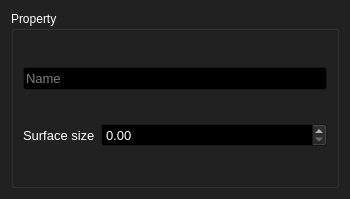
<?xml version="1.0" encoding="UTF-8"?>
<ui version="4.0">
 <class>W_property</class>
 <widget class="QWidget" name="W_property">
  <property name="geometry">
   <rect>
    <x>0</x>
    <y>0</y>
    <width>350</width>
    <height>199</height>
   </rect>
  </property>
  <property name="palette">
   <palette>
    <active>
     <colorrole role="WindowText">
      <brush brushstyle="SolidPattern">
       <color alpha="255">
        <red>255</red>
        <green>255</green>
        <blue>255</blue>
       </color>
      </brush>
     </colorrole>
     <colorrole role="Button">
      <brush brushstyle="SolidPattern">
       <color alpha="255">
        <red>33</red>
        <green>33</green>
        <blue>33</blue>
       </color>
      </brush>
     </colorrole>
     <colorrole role="Light">
      <brush brushstyle="SolidPattern">
       <color alpha="255">
        <red>49</red>
        <green>49</green>
        <blue>49</blue>
       </color>
      </brush>
     </colorrole>
     <colorrole role="Midlight">
      <brush brushstyle="SolidPattern">
       <color alpha="255">
        <red>41</red>
        <green>41</green>
        <blue>41</blue>
       </color>
      </brush>
     </colorrole>
     <colorrole role="Dark">
      <brush brushstyle="SolidPattern">
       <color alpha="255">
        <red>16</red>
        <green>16</green>
        <blue>16</blue>
       </color>
      </brush>
     </colorrole>
     <colorrole role="Mid">
      <brush brushstyle="SolidPattern">
       <color alpha="255">
        <red>22</red>
        <green>22</green>
        <blue>22</blue>
       </color>
      </brush>
     </colorrole>
     <colorrole role="Text">
      <brush brushstyle="SolidPattern">
       <color alpha="255">
        <red>255</red>
        <green>255</green>
        <blue>255</blue>
       </color>
      </brush>
     </colorrole>
     <colorrole role="BrightText">
      <brush brushstyle="SolidPattern">
       <color alpha="255">
        <red>255</red>
        <green>255</green>
        <blue>255</blue>
       </color>
      </brush>
     </colorrole>
     <colorrole role="ButtonText">
      <brush brushstyle="SolidPattern">
       <color alpha="255">
        <red>255</red>
        <green>255</green>
        <blue>255</blue>
       </color>
      </brush>
     </colorrole>
     <colorrole role="Base">
      <brush brushstyle="SolidPattern">
       <color alpha="255">
        <red>0</red>
        <green>0</green>
        <blue>0</blue>
       </color>
      </brush>
     </colorrole>
     <colorrole role="Window">
      <brush brushstyle="SolidPattern">
       <color alpha="255">
        <red>33</red>
        <green>33</green>
        <blue>33</blue>
       </color>
      </brush>
     </colorrole>
     <colorrole role="Shadow">
      <brush brushstyle="SolidPattern">
       <color alpha="255">
        <red>0</red>
        <green>0</green>
        <blue>0</blue>
       </color>
      </brush>
     </colorrole>
     <colorrole role="AlternateBase">
      <brush brushstyle="SolidPattern">
       <color alpha="255">
        <red>16</red>
        <green>16</green>
        <blue>16</blue>
       </color>
      </brush>
     </colorrole>
     <colorrole role="ToolTipBase">
      <brush brushstyle="SolidPattern">
       <color alpha="255">
        <red>255</red>
        <green>255</green>
        <blue>220</blue>
       </color>
      </brush>
     </colorrole>
     <colorrole role="ToolTipText">
      <brush brushstyle="SolidPattern">
       <color alpha="255">
        <red>0</red>
        <green>0</green>
        <blue>0</blue>
       </color>
      </brush>
     </colorrole>
     <colorrole role="PlaceholderText">
      <brush brushstyle="SolidPattern">
       <color alpha="127">
        <red>255</red>
        <green>255</green>
        <blue>255</blue>
       </color>
      </brush>
     </colorrole>
     <colorrole role="Accent">
      <brush brushstyle="SolidPattern">
       <color alpha="255">
        <red>0</red>
        <green>0</green>
        <blue>0</blue>
       </color>
      </brush>
     </colorrole>
    </active>
    <inactive>
     <colorrole role="WindowText">
      <brush brushstyle="SolidPattern">
       <color alpha="255">
        <red>255</red>
        <green>255</green>
        <blue>255</blue>
       </color>
      </brush>
     </colorrole>
     <colorrole role="Button">
      <brush brushstyle="SolidPattern">
       <color alpha="255">
        <red>33</red>
        <green>33</green>
        <blue>33</blue>
       </color>
      </brush>
     </colorrole>
     <colorrole role="Light">
      <brush brushstyle="SolidPattern">
       <color alpha="255">
        <red>49</red>
        <green>49</green>
        <blue>49</blue>
       </color>
      </brush>
     </colorrole>
     <colorrole role="Midlight">
      <brush brushstyle="SolidPattern">
       <color alpha="255">
        <red>41</red>
        <green>41</green>
        <blue>41</blue>
       </color>
      </brush>
     </colorrole>
     <colorrole role="Dark">
      <brush brushstyle="SolidPattern">
       <color alpha="255">
        <red>16</red>
        <green>16</green>
        <blue>16</blue>
       </color>
      </brush>
     </colorrole>
     <colorrole role="Mid">
      <brush brushstyle="SolidPattern">
       <color alpha="255">
        <red>22</red>
        <green>22</green>
        <blue>22</blue>
       </color>
      </brush>
     </colorrole>
     <colorrole role="Text">
      <brush brushstyle="SolidPattern">
       <color alpha="255">
        <red>255</red>
        <green>255</green>
        <blue>255</blue>
       </color>
      </brush>
     </colorrole>
     <colorrole role="BrightText">
      <brush brushstyle="SolidPattern">
       <color alpha="255">
        <red>255</red>
        <green>255</green>
        <blue>255</blue>
       </color>
      </brush>
     </colorrole>
     <colorrole role="ButtonText">
      <brush brushstyle="SolidPattern">
       <color alpha="255">
        <red>255</red>
        <green>255</green>
        <blue>255</blue>
       </color>
      </brush>
     </colorrole>
     <colorrole role="Base">
      <brush brushstyle="SolidPattern">
       <color alpha="255">
        <red>0</red>
        <green>0</green>
        <blue>0</blue>
       </color>
      </brush>
     </colorrole>
     <colorrole role="Window">
      <brush brushstyle="SolidPattern">
       <color alpha="255">
        <red>33</red>
        <green>33</green>
        <blue>33</blue>
       </color>
      </brush>
     </colorrole>
     <colorrole role="Shadow">
      <brush brushstyle="SolidPattern">
       <color alpha="255">
        <red>0</red>
        <green>0</green>
        <blue>0</blue>
       </color>
      </brush>
     </colorrole>
     <colorrole role="AlternateBase">
      <brush brushstyle="SolidPattern">
       <color alpha="255">
        <red>16</red>
        <green>16</green>
        <blue>16</blue>
       </color>
      </brush>
     </colorrole>
     <colorrole role="ToolTipBase">
      <brush brushstyle="SolidPattern">
       <color alpha="255">
        <red>255</red>
        <green>255</green>
        <blue>220</blue>
       </color>
      </brush>
     </colorrole>
     <colorrole role="ToolTipText">
      <brush brushstyle="SolidPattern">
       <color alpha="255">
        <red>0</red>
        <green>0</green>
        <blue>0</blue>
       </color>
      </brush>
     </colorrole>
     <colorrole role="PlaceholderText">
      <brush brushstyle="SolidPattern">
       <color alpha="127">
        <red>255</red>
        <green>255</green>
        <blue>255</blue>
       </color>
      </brush>
     </colorrole>
     <colorrole role="Accent">
      <brush brushstyle="SolidPattern">
       <color alpha="255">
        <red>0</red>
        <green>0</green>
        <blue>0</blue>
       </color>
      </brush>
     </colorrole>
    </inactive>
    <disabled>
     <colorrole role="WindowText">
      <brush brushstyle="SolidPattern">
       <color alpha="255">
        <red>16</red>
        <green>16</green>
        <blue>16</blue>
       </color>
      </brush>
     </colorrole>
     <colorrole role="Button">
      <brush brushstyle="SolidPattern">
       <color alpha="255">
        <red>33</red>
        <green>33</green>
        <blue>33</blue>
       </color>
      </brush>
     </colorrole>
     <colorrole role="Light">
      <brush brushstyle="SolidPattern">
       <color alpha="255">
        <red>49</red>
        <green>49</green>
        <blue>49</blue>
       </color>
      </brush>
     </colorrole>
     <colorrole role="Midlight">
      <brush brushstyle="SolidPattern">
       <color alpha="255">
        <red>41</red>
        <green>41</green>
        <blue>41</blue>
       </color>
      </brush>
     </colorrole>
     <colorrole role="Dark">
      <brush brushstyle="SolidPattern">
       <color alpha="255">
        <red>16</red>
        <green>16</green>
        <blue>16</blue>
       </color>
      </brush>
     </colorrole>
     <colorrole role="Mid">
      <brush brushstyle="SolidPattern">
       <color alpha="255">
        <red>22</red>
        <green>22</green>
        <blue>22</blue>
       </color>
      </brush>
     </colorrole>
     <colorrole role="Text">
      <brush brushstyle="SolidPattern">
       <color alpha="255">
        <red>16</red>
        <green>16</green>
        <blue>16</blue>
       </color>
      </brush>
     </colorrole>
     <colorrole role="BrightText">
      <brush brushstyle="SolidPattern">
       <color alpha="255">
        <red>255</red>
        <green>255</green>
        <blue>255</blue>
       </color>
      </brush>
     </colorrole>
     <colorrole role="ButtonText">
      <brush brushstyle="SolidPattern">
       <color alpha="255">
        <red>16</red>
        <green>16</green>
        <blue>16</blue>
       </color>
      </brush>
     </colorrole>
     <colorrole role="Base">
      <brush brushstyle="SolidPattern">
       <color alpha="255">
        <red>33</red>
        <green>33</green>
        <blue>33</blue>
       </color>
      </brush>
     </colorrole>
     <colorrole role="Window">
      <brush brushstyle="SolidPattern">
       <color alpha="255">
        <red>33</red>
        <green>33</green>
        <blue>33</blue>
       </color>
      </brush>
     </colorrole>
     <colorrole role="Shadow">
      <brush brushstyle="SolidPattern">
       <color alpha="255">
        <red>0</red>
        <green>0</green>
        <blue>0</blue>
       </color>
      </brush>
     </colorrole>
     <colorrole role="AlternateBase">
      <brush brushstyle="SolidPattern">
       <color alpha="255">
        <red>33</red>
        <green>33</green>
        <blue>33</blue>
       </color>
      </brush>
     </colorrole>
     <colorrole role="ToolTipBase">
      <brush brushstyle="SolidPattern">
       <color alpha="255">
        <red>255</red>
        <green>255</green>
        <blue>220</blue>
       </color>
      </brush>
     </colorrole>
     <colorrole role="ToolTipText">
      <brush brushstyle="SolidPattern">
       <color alpha="255">
        <red>0</red>
        <green>0</green>
        <blue>0</blue>
       </color>
      </brush>
     </colorrole>
     <colorrole role="PlaceholderText">
      <brush brushstyle="SolidPattern">
       <color alpha="127">
        <red>16</red>
        <green>16</green>
        <blue>16</blue>
       </color>
      </brush>
     </colorrole>
     <colorrole role="Accent">
      <brush brushstyle="SolidPattern">
       <color alpha="255">
        <red>23</red>
        <green>23</green>
        <blue>23</blue>
       </color>
      </brush>
     </colorrole>
    </disabled>
   </palette>
  </property>
  <property name="windowTitle">
   <string>Building Creator</string>
  </property>
  <layout class="QGridLayout" name="gridLayout">
   <item row="0" column="0">
    <widget class="QGroupBox" name="groupBox_3">
     <property name="title">
      <string>Property</string>
     </property>
     <layout class="QGridLayout" name="gridLayout_3">
      <item row="1" column="1">
       <widget class="QDoubleSpinBox" name="dsb_surface_size">
        <property name="font">
         <font>
          <pointsize>10</pointsize>
         </font>
        </property>
       </widget>
      </item>
      <item row="0" column="0" colspan="2">
       <widget class="QLineEdit" name="le_name">
        <property name="sizePolicy">
         <sizepolicy hsizetype="Preferred" vsizetype="Maximum">
          <horstretch>0</horstretch>
          <verstretch>0</verstretch>
         </sizepolicy>
        </property>
        <property name="font">
         <font>
          <pointsize>10</pointsize>
         </font>
        </property>
        <property name="styleSheet">
         <string notr="true"/>
        </property>
        <property name="text">
         <string/>
        </property>
        <property name="placeholderText">
         <string>Name</string>
        </property>
       </widget>
      </item>
      <item row="1" column="0">
       <widget class="QLabel" name="label">
        <property name="sizePolicy">
         <sizepolicy hsizetype="Maximum" vsizetype="Preferred">
          <horstretch>0</horstretch>
          <verstretch>0</verstretch>
         </sizepolicy>
        </property>
        <property name="font">
         <font>
          <pointsize>10</pointsize>
         </font>
        </property>
        <property name="text">
         <string>Surface size</string>
        </property>
       </widget>
      </item>
     </layout>
    </widget>
   </item>
  </layout>
 </widget>
 <resources/>
 <connections/>
</ui>
